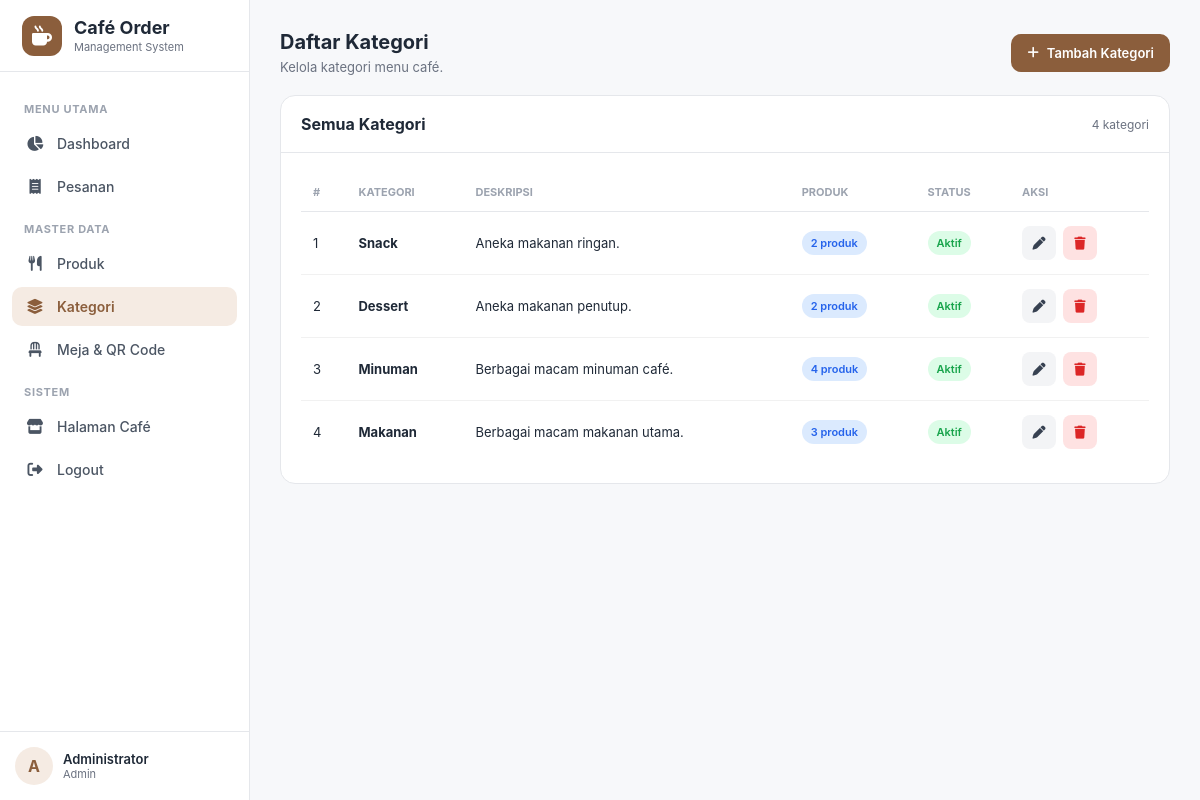
/admin/kategori/index.php (signed in), run on the app's committed database.
### tables this page shows
CREATE TABLE categories (
    id INT UNSIGNED AUTO_INCREMENT PRIMARY KEY,
    nama_kategori VARCHAR(100) NOT NULL,
    deskripsi TEXT NULL,
    status ENUM('aktif', 'nonaktif') NOT NULL DEFAULT 'aktif',
    created_at TIMESTAMP DEFAULT CURRENT_TIMESTAMP,
    updated_at TIMESTAMP DEFAULT CURRENT_TIMESTAMP ON UPDATE CURRENT_TIMESTAMP
);

### admin/kategori/index.php (the view, shortened to what this page needs)
<?php
require_once "../../config/database.php";
require_once "../../includes/header.php";
require_once "../../includes/navbar.php";
$stmt = $pdo->query("
    SELECT
        c.id,
        c.nama_kategori,
        c.deskripsi,
        c.status,
        c.created_at,
        COUNT(p.id) AS jumlah_produk
    FROM categories c
    LEFT JOIN products p ON p.category_id = c.id
    GROUP BY c.id, c.nama_kategori, c.deskripsi, c.status, c.created_at
    ORDER BY c.id DESC
");
$categories = $stmt->fetchAll();
?>
<div class="main-wrapper">
    <div class="content">
        <div style="display: flex; justify-content: space-between; align-items: center; margin-bottom: 20px; gap: 15px; flex-wrap: wrap;">
            <div>
                <h2 style="margin: 0 0 5px; font-size: 20px;">Daftar Kategori</h2>
                <p style="margin: 0; color: #6b7280; font-size: 13px;">Kelola kategori menu café.</p>
            </div>
            <a href="tambah.php" style="display: inline-flex; align-items: center; gap: 8px; padding: 11px 16px; background: #8b5e3c; color: white; text-decoration: none; border-radius: 10px; font-size: 13px; font-weight: 600;">
                <i class="fa-solid fa-plus"></i> Tambah Kategori
            </a>
        </div>
        <div class="panel">
            <div class="panel-header">
                <h3 class="panel-title">Semua Kategori</h3>
                <span style="font-size: 12px; color: #6b7280;"><?= count($categories) ?> kategori</span>
            </div>
            <div class="panel-body">
                <div class="table-responsive">
                    <table class="data-table">
                        <thead>
                            <tr>
                                <th>#</th>
                                <th>Kategori</th>
                                <th>Deskripsi</th>
                                <th>Produk</th>
                                <th>Status</th>
                                <th>Aksi</th>
                            </tr>
                        </thead>
                        <tbody>
                            <?php if (empty($categories)): ?>
                                <tr>
                                    <td colspan="6" style="text-align: center; padding: 40px; color: #9ca3af;">
                                        <i class="fa-solid fa-layer-group" style="font-size: 30px; margin-bottom: 10px;"></i><br>
                                        Belum ada kategori.
                                    </td>
                                </tr>
                            <?php else: ?>
                                <?php foreach ($categories as $index => $category): ?>
                                    <tr>
                                        <td><?= $index + 1 ?></td>
                                        <td>
                                            <strong><?= htmlspecialchars($category['nama_kategori']) ?></strong>
                                        </td>
                                        <td>
                                            <?php
                                            $deskripsi = $category['deskripsi'];
                                            if (empty($deskripsi)) {
                                                echo '<span style="color: #9ca3af;">Tidak ada deskripsi</span>';
                                            } else {
                                                echo htmlspecialchars(strlen($deskripsi) > 60 ? substr($deskripsi, 0, 60) . '...' : $deskripsi);
                                            }
                                            ?>
                                        </td>
                                        <td>
                                            <span class="badge badge-info"><?= $category['jumlah_produk'] ?> produk</span>
                                        </td>
                                        <td>
                                            <?php if ($category['status'] === 'aktif'): ?>
                                                <span class="badge badge-success">Aktif</span>
                                            <?php else: ?>
                                                <span class="badge badge-danger">Nonaktif</span>
                                            <?php endif; ?>
                                        </td>
                                        <td>
                                            <div style="display: flex; gap: 7px;">
                                                <a href="edit.php?id=<?= $category['id'] ?>" title="Edit" style="width: 34px; height: 34px; display: flex; align-items: center; justify-content: center; border-radius: 8px; background: #f3f4f6; color: #374151; text-decoration: none;">
                                                    <i class="fa-solid fa-pen"></i>
                                                </a>
                                                <a href="hapus.php?id=<?= $category['id'] ?>" title="Hapus" onclick="return confirm('Yakin ingin menghapus kategori ini?');" style="width: 34px; height: 34px; display: flex; align-items: center; justify-content: center; border-radius: 8px; background: #fee2e2; color: #dc2626; text-decoration: none;">
                                                    <i class="fa-solid fa-trash"></i>
                                                </a>
                                            </div>
                                        </td>
                                    </tr>
                                <?php endforeach; ?>
                            <?php endif; ?>
                        </tbody>
                    </table>
                </div>
            </div>
        </div>
    </div>
</div>
<?php
require_once "../../includes/footer.php";
?>

### assets/css/admin.css (style rules this page uses)
:root { --primary: #8b5e3c; --primary-dark: #6f472d; --primary-light: #f5ebe3; --white: #ffffff; --bg: #f7f8fa; --text: #1f2937; --text-muted: #6b7280; --border: #e5e7eb; --success: #16a34a; --success-bg: #dcfce7; --warning: #d97706; --warning-bg: #fef3c7; --danger: #dc2626; --danger-bg: #fee2e2; --info: #2563eb; --info-bg: #dbeafe; --sidebar-width: 250px; }
* { box-sizing: border-box; }
html, body { margin: 0; padding: 0; }
body { font-family: Inter, -apple-system, BlinkMacSystemFont, "Segoe UI", Roboto, Arial, sans-serif; background: var(--bg); color: var(--text); }
.main-wrapper { margin-left: var(--sidebar-width); min-height: 100vh; }
.content { padding: 30px; }
.panel { background: white; border: 1px solid var(--border); border-radius: 15px; overflow: hidden; }
.panel-header { padding: 18px 20px; display: flex; align-items: center; justify-content: space-between; border-bottom: 1px solid var(--border); }
.panel-title { margin: 0; font-size: 16px; font-weight: 700; }
.panel-body { padding: 20px; }
.table-responsive { width: 100%; overflow-x: auto; }
.data-table { width: 100%; border-collapse: collapse; }
.data-table th { text-align: left; padding: 12px; font-size: 11px; text-transform: uppercase; color: #9ca3af; border-bottom: 1px solid var(--border); }
.data-table td { padding: 14px 12px; border-bottom: 1px solid #f1f1f1; font-size: 13px; }
.data-table tr:last-child td { border-bottom: none; }
.badge { display: inline-flex; align-items: center; padding: 5px 9px; border-radius: 20px; font-size: 11px; font-weight: 600; }
.badge-success { background: var(--success-bg); color: var(--success); }
.badge-info { background: var(--info-bg); color: var(--info); }

### data on the page
categories: nama_kategori "Snack", deskripsi "Aneka makanan ringan.", jumlah_produk "2", status "Aktif"
categories: nama_kategori "Dessert", deskripsi "Aneka makanan penutup.", jumlah_produk "2", status "Aktif", $category['id'] 3 (drawn)
categories: nama_kategori "Minuman", deskripsi "Berbagai macam minuman café.", jumlah_produk "4", status "Aktif"
categories: nama_kategori "Makanan", deskripsi "Berbagai macam makanan utama.", jumlah_produk "3", status "Aktif"

### other printed values
substr($user_name, 0, 1) "A"
$user_name "Administrator"
$user_role "Admin"
count($categories) "4"
